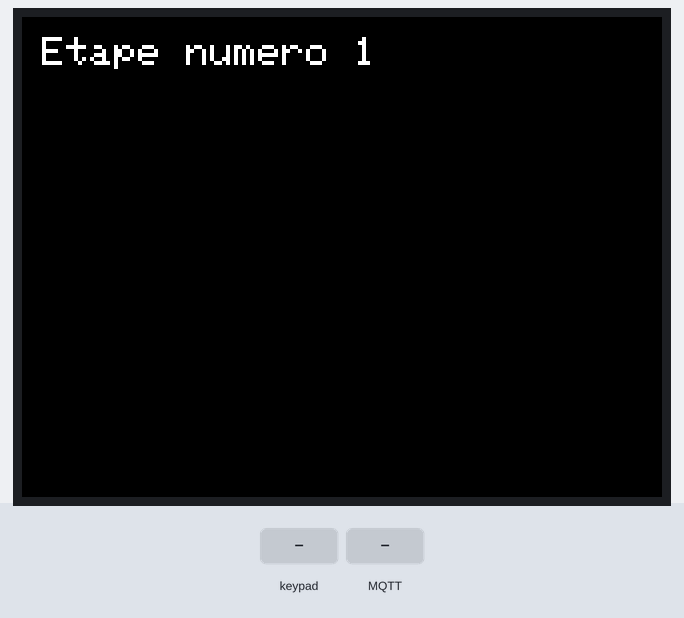
Bench run of a sketch on a simulated ESP32. Shown: 320×240 colour display. Inputs (shaded band) come from the test bench. WiFi joins after 1.5 s; servers stay silent unless stated; no MQTT or app messages arrive unless stated; what the sketch prints to the serial monitor is not drawn.

Above: at 3.5 s.
3.6 s: keypad keys 1 3 1 2 3 2 3 3 # pressed 0.4 s apart
At 7.2 s:
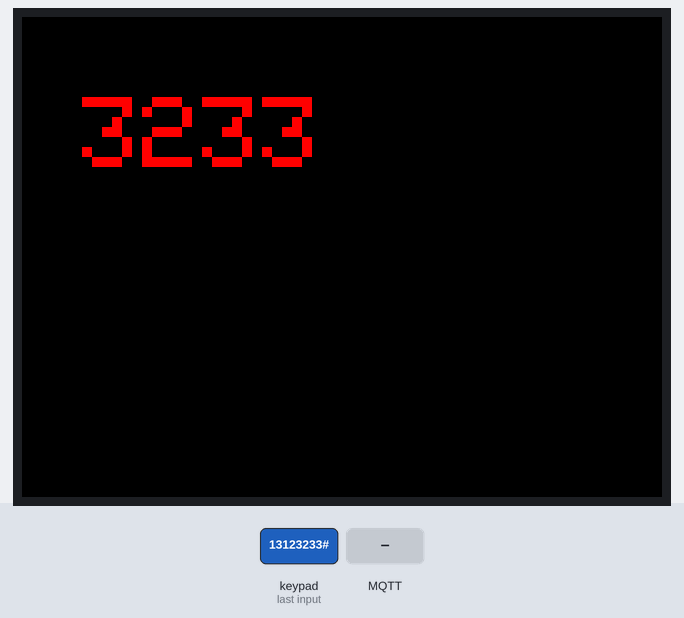
8.7 s: key '2' pressed
At 9.8 s:
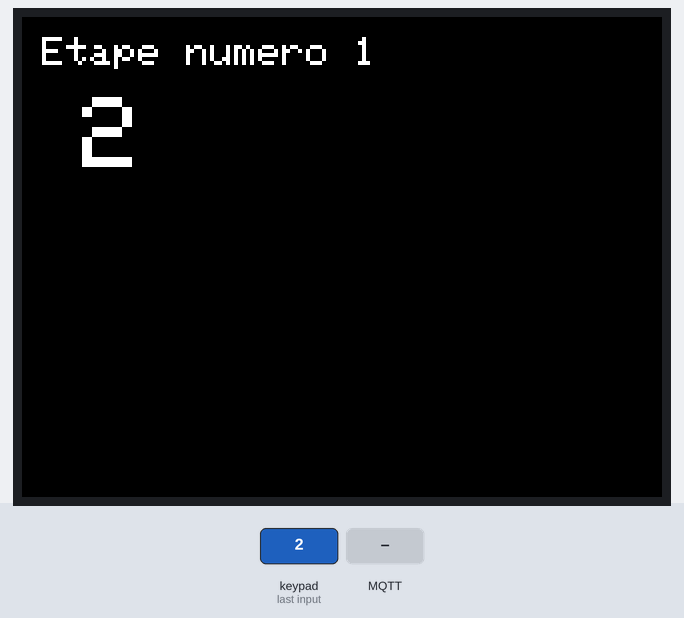
10.2 s: keypad keys 1 3 1 2 3 2 3 3 * pressed 0.4 s apart
At 10.88 s:
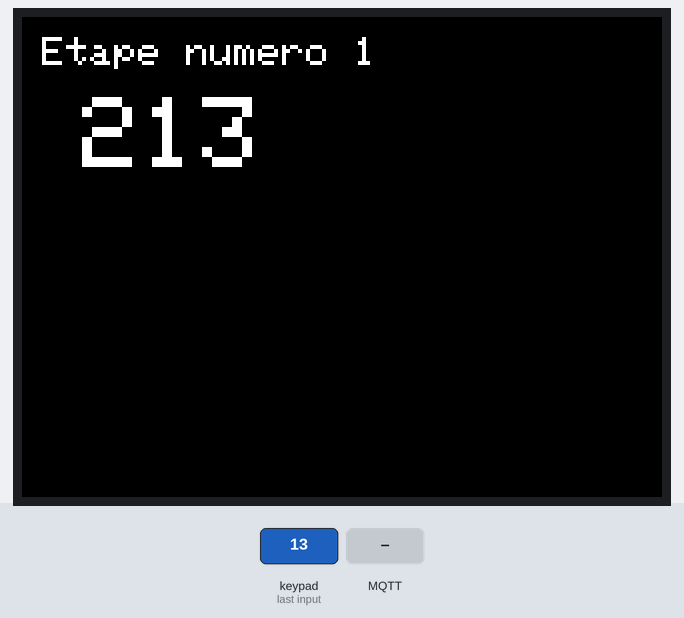
15.3 s: key '4' pressed
At 16.3 s:
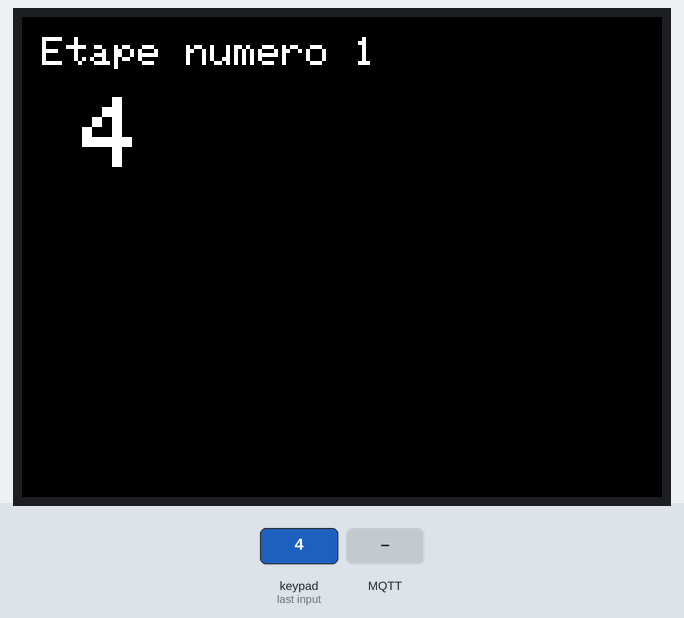
16.8 s: MQTT message "reset" arrives on the first subscribed topic
At 17.3 s:
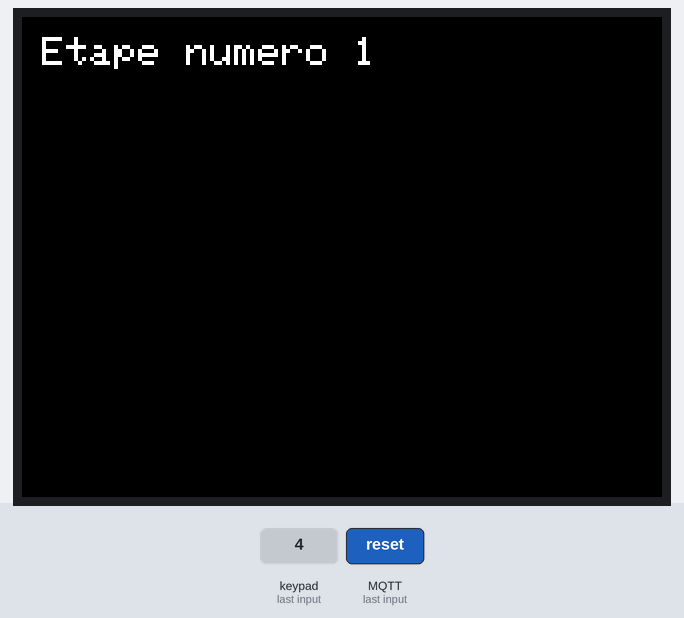
Timing chart, 0 to 19.8 s (numbered marks = the images above; inputs shaded):
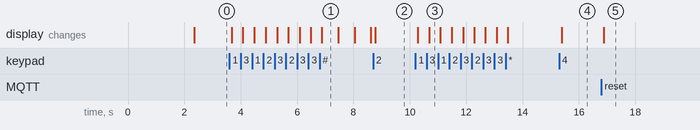

The sketch:

digicode.ino
```cpp
#include <TFT_eSPI.h> // Graphics and font library for ST7735 driver chip
#include <SPI.h>
#include <Keypad.h>
#include <ctype.h>
#include <WiFi.h>
#include <MQTT.h>


TFT_eSPI tft = TFT_eSPI();  // Invoke library, pins defined in User_Setup.h

const char ssid[] = "RobotiqueCPE";
const char pass[] = "AppareilLunaire:DauphinRadio";

WiFiClient net;
MQTTClient client;

const byte ROWS = 4;
const byte COLS = 3;

char numberKeys[ROWS][COLS] = {
    { '1','2','3' },
    { '4','5','6' },
    { '7','8','9' },
    { '*','0','#' }
};

byte rowPins[ROWS] = {13, 12, 32, 33}; //connect to the row pinouts of the keypad
byte colPins[COLS] = {25, 26, 27}; //connect to the column pinouts of the keypad

Keypad numpad( makeKeymap(numberKeys), rowPins, colPins, sizeof(rowPins), sizeof(colPins) );

static char code[4];
static byte buildCount;
static byte kpadState;


void keypadEvent_num(KeypadEvent key) {
    kpadState = numpad.getState();
    swOnState(key);
}

int step = 1;
int result[] = {16, 29, 22, 35};
bool isComplete = false;

void ecrireCode(uint16_t color, char* codeAfficher){
    tft.fillScreen(TFT_BLACK);
    tft.setCursor(30,40);
    tft.setTextSize(5);
    tft.setTextColor(color);
    tft.printf(codeAfficher);
}

void validation(char code[4]) {
  // Convertir 'code' en entier
  int enteredCode = 0;
  for (int i = 0; i < 4; i++) {
    if (isdigit(code[i])) {  // Vérifier que le caractère est un chiffre
      enteredCode = enteredCode * 10 + (code[i] - '0');  // Convertir le caractère en entier
    } else {
      break;  // Si un caractère n'est pas numérique, on sort de la fonction
    }
  }

  if (enteredCode == result[step-1]){
    ecrireCode(TFT_GREEN, code);
    delay(500);
    ecrireCode(TFT_WHITE, code);
    delay(500);
    ecrireCode(TFT_GREEN, code);
    delay(500);

    step ++;
    tft.fillScreen(TFT_BLACK);
    tft.setCursor(10,10);
    tft.setTextSize(2);
    tft.setTextColor(TFT_WHITE);
    tft.printf("Etape numero %d", step);
    if (step > 4) {  // Si on atteint la fin du tableau 'result', on recommence
      ecrireCode(tft.color565(235, 41, 218), "7");
      isComplete = true;
      client.publish("/ia/labyrinthe/status", "finish");
      delay(5000);
    }
  }
  else{
    ecrireCode(TFT_RED, code);
    delay(500);
    ecrireCode(TFT_WHITE, code);
    delay(500);
    ecrireCode(TFT_RED, code);
    delay(500);

  }
}

void swOnState(char key) {
    if (kpadState == PRESSED && !isComplete) {
      Serial.println(key);
        if (isdigit(key)) {
            if (buildCount < 4) {
                code[buildCount++] = key;
                code[buildCount] = '\0';
            }
            else {
                code[buildCount - 1] = key;
            }
        }
        if (key == '*') {
            if (buildCount > 0) {
                buildCount--;
                code[buildCount] = '\0';
            }
        }
        if (key == '#') {
            Serial.print("Code entré : ");
            Serial.println(code);
            validation(code);
            buildCount = 0;         // Réinitialise le compteur
            code[buildCount] = '\0';
        }
        if (!isComplete){
          ecrireCode(TFT_WHITE, code);
          Serial.print("Code actuel : ");
          Serial.println(code);
          tft.setCursor(10,10);
          tft.setTextSize(2);
          tft.setTextColor(TFT_WHITE);
          tft.printf("Etape numero %d", step);
        }

    }
}

void setup(void) {
  Serial.begin(115200);
  WiFi.begin(ssid, pass);

  client.begin("134.214.51.148", net);
  client.onMessage(messageReceived);
  connect();

  tft.init();
  tft.setRotation(1);
  tft.fillScreen(TFT_BLACK); // Efface l'écran
  tft.setTextColor(TFT_WHITE);

  tft.fillScreen(TFT_BLACK);
  tft.setCursor(10,10);
  tft.setTextSize(2);
  tft.setTextColor(TFT_WHITE);
  tft.printf("Etape numero %d", step);

  numpad.begin( makeKeymap(numberKeys) );
  numpad.addEventListener(keypadEvent_num);  // Add an event listener.
  numpad.setHoldTime(500);
}

char key;

void loop() {
  key = numpad.getKey( );
  client.loop();
  delay(10);
  if (!client.connected()) {
    connect();
  }
}

void connect() {
  Serial.print("checking wifi...");
  while (WiFi.status() != WL_CONNECTED) {
    Serial.print(".");
    delay(1000);
  }

  Serial.print("\nconnecting...");
  while (!client.connect("arduinoClient", "public", "public")) {
    Serial.print("-");
    delay(1000);
  }

  Serial.println("\nconnected!");

  client.subscribe("/ia/labyrinthe/cmd");
}

void messageReceived(String &topic, String &payload) {
  Serial.println("Incoming message:");
  Serial.println("Topic: " + topic);
  Serial.println("Payload: " + payload);

  if(payload == "reset"){
    step = 1;
    isComplete = false;
    code[0] = '\0';
    tft.fillScreen(TFT_BLACK);
    tft.setCursor(10,10);
    tft.setTextSize(2);
    tft.setTextColor(TFT_WHITE);
    tft.printf("Etape numero %d", step);
    client.publish("/ia/labyrinthe/status", "waiting");
  }
}
```

Measured:
- after the input at 3.6 s, the display: first changes after 0.08 s (image 1 shows a later state)
- after the input at 8.7 s, the display: changes after 0.08 s (image 2)
- after the input at 10.2 s, the display: first changes after 0.09 s (image 3 shows a later state)
- after the input at 15.3 s, the display: changes after 0.09 s (image 4)
- after the input at 16.8 s, the display: changes after 0.08 s (image 5)
- what the display in image 1 shows lasts 0.6 s, from 6.9 s to 7.5 s
